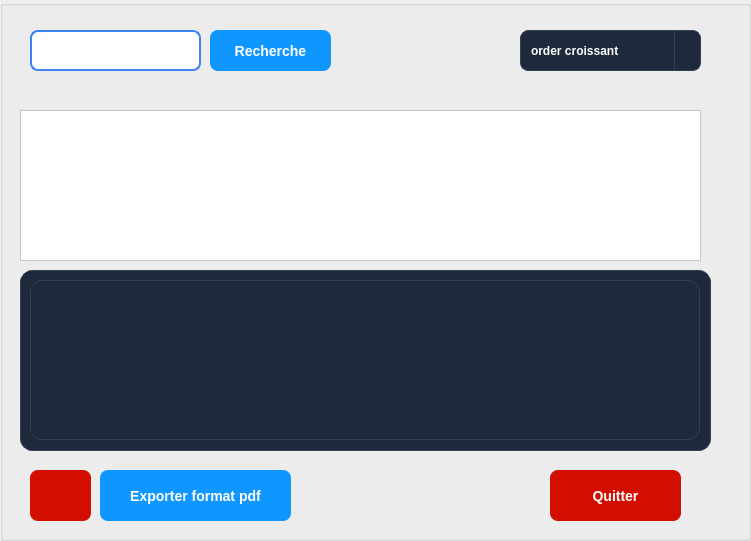
      <widget class="QGroupBox" name="groupBox_Session_List_4">
       <property name="geometry">
        <rect>
         <x>480</x>
         <y>10</y>
         <width>751</width>
         <height>541</height>
        </rect>
       </property>
       <property name="styleSheet">
        <string notr="true">background-color: rgb(0, 36, 168);
border: #A8D3F0;
/* Style pour tous les GroupBox */
QGroupBox {
    border: 2px solid #2c3e50; /* Couleur de la bordure */
    border-radius: 15px;      /* MÃªme arrondi que les boutons */
    margin-top: 20px;         /* Espace pour le titre en haut */
    font-weight: bold;
    color: #2c3e50;
}
/* Style spÃ©cifique pour le titre du GroupBox */
QGroupBox::title {
    subcontrol-origin: margin;
    subcontrol-position: top center; /* Place le titre en haut au centre */
    padding: 0 10px;
}</string>
       </property>
       <property name="title">
        <string/>
       </property>
       <widget class="QLineEdit" name="rechSession_4">
        <property name="geometry">
         <rect>
          <x>30</x>
          <y>30</y>
          <width>171</width>
          <height>41</height>
         </rect>
        </property>
        <property name="styleSheet">
         <string notr="true">QLineEdit {
    /* dark background */
	background-color: rgb(255, 255, 255);
    color: #1f2937;              /* typed text color */
    border: 2px solid #3b82f6;   /* blue border */
    border-radius: 8px;
    
    font-size: 14px;
}

QLineEdit::placeholder {
    color: white;                /* placeholder text color */
}
</string>
        </property>
       </widget>
       <widget class="QPushButton" name="rechercheSession_4">
        <property name="geometry">
         <rect>
          <x>210</x>
          <y>30</y>
          <width>121</width>
          <height>41</height>
         </rect>
        </property>
        <property name="styleSheet">
         <string notr="true">QPushButton {
    background-color: rgb(16, 151, 255);   /* normal state */
    color: white;
    border: none;
    border-radius: 8px;
    padding: 8px 20px;
    font-size: 14px;
    font-weight: bold;
}

QPushButton:hover {
    background-color: #059669;   /* darker on hover */
}
</string>
        </property>
        <property name="text">
         <string>Recherche</string>
        </property>
        <property name="icon">
         <iconset theme="QIcon::ThemeIcon::EditFind"/>
        </property>
       </widget>
       <widget class="QPushButton" name="SuppSession_4">
        <property name="geometry">
         <rect>
          <x>30</x>
          <y>470</y>
          <width>61</width>
          <height>51</height>
         </rect>
        </property>
        <property name="styleSheet">
         <string notr="true">QPushButton {

	background-color: rgb(209, 14, 0);

	
    color: white;
    border: none;
    border-radius: 8px;
    padding: 8px 20px;
    font-size: 14px;
    font-weight: bold;
}

QPushButton:hover {
      /* darker on hover */
	background-color: rgb(209, 14, 0);
;
}
</string>
        </property>
        <property name="text">
         <string/>
        </property>
        <property name="icon">
         <iconset theme="QIcon::ThemeIcon::EditDelete"/>
        </property>
       </widget>
       <widget class="QPushButton" name="quitterSession_4">
        <property name="geometry">
         <rect>
          <x>550</x>
          <y>470</y>
          <width>131</width>
          <height>51</height>
         </rect>
        </property>
        <property name="styleSheet">
         <string notr="true">QPushButton {

	background-color: rgb(209, 14, 0);
	
    color: white;
    border: none;
    border-radius: 8px;
    padding: 8px 20px;
    font-size: 14px;
    font-weight: bold;
}

QPushButton:hover {
      /* darker on hover */
	background-color: rgb(140, 0, 0);
}

</string>
        </property>
        <property name="text">
         <string>Quitter</string>
        </property>
       </widget>
       <widget class="QPushButton" name="expoSession_4">
        <property name="geometry">
         <rect>
          <x>100</x>
          <y>470</y>
          <width>191</width>
          <height>51</height>
         </rect>
        </property>
        <property name="styleSheet">
         <string notr="true">QPushButton {
    background-color: rgb(16, 151, 255);
    color: white;
    border: none;
    border-radius: 8px;
    padding: 8px 20px;
    font-size: 14px;
    font-weight: bold;
}
QPushButton:hover {
    background-color: #059669;
}
</string>
        </property>
        <property name="text">
         <string>Exporter format pdf</string>
        </property>
       </widget>
       <widget class="QComboBox" name="comboBox_8">
        <property name="geometry">
         <rect>
          <x>520</x>
          <y>30</y>
          <width>181</width>
          <height>41</height>
         </rect>
        </property>
        <property name="palette">
         <palette>
          <active>
           <colorrole role="WindowText">
            <brush brushstyle="SolidPattern">
             <color alpha="255">
              <red>255</red>
              <green>255</green>
              <blue>255</blue>
             </color>
            </brush>
           </colorrole>
           <colorrole role="Button">
            <brush brushstyle="SolidPattern">
             <color alpha="255">
              <red>30</red>
              <green>41</green>
              <blue>59</blue>
             </color>
            </brush>
           </colorrole>
           <colorrole role="Light">
            <brush brushstyle="SolidPattern">
             <color alpha="255">
              <red>255</red>
              <green>255</green>
              <blue>255</blue>
             </color>
            </brush>
           </colorrole>
           <colorrole role="Midlight">
            <brush brushstyle="SolidPattern">
             <color alpha="255">
              <red>255</red>
              <green>255</green>
              <blue>255</blue>
             </color>
            </brush>
           </colorrole>
           <colorrole role="Dark">
            <brush brushstyle="SolidPattern">
             <color alpha="255">
              <red>127</red>
              <green>127</green>
              <blue>127</blue>
             </color>
            </brush>
           </colorrole>
           <colorrole role="Mid">
            <brush brushstyle="SolidPattern">
             <color alpha="255">
              <red>170</red>
              <green>170</green>
              <blue>170</blue>
             </color>
            </brush>
           </colorrole>
           <colorrole role="Text">
            <brush brushstyle="SolidPattern">
             <color alpha="255">
              <red>255</red>
              <green>255</green>
              <blue>255</blue>
             </color>
            </brush>
           </colorrole>
           <colorrole role="BrightText">
            <brush brushstyle="SolidPattern">
             <color alpha="255">
              <red>255</red>
              <green>255</green>
              <blue>255</blue>
             </color>
            </brush>
           </colorrole>
           <colorrole role="ButtonText">
            <brush brushstyle="SolidPattern">
             <color alpha="255">
              <red>255</red>
              <green>255</green>
              <blue>255</blue>
             </color>
            </brush>
           </colorrole>
           <colorrole role="Base">
            <brush brushstyle="SolidPattern">
             <color alpha="255">
              <red>30</red>
              <green>41</green>
              <blue>59</blue>
             </color>
            </brush>
           </colorrole>
           <colorrole role="Window">
            <brush brushstyle="SolidPattern">
             <color alpha="255">
              <red>30</red>
              <green>41</green>
              <blue>59</blue>
             </color>
            </brush>
           </colorrole>
           <colorrole role="Shadow">
            <brush brushstyle="SolidPattern">
             <color alpha="255">
              <red>0</red>
              <green>0</green>
              <blue>0</blue>
             </color>
            </brush>
           </colorrole>
           <colorrole role="AlternateBase">
            <brush brushstyle="SolidPattern">
             <color alpha="255">
              <red>255</red>
              <green>255</green>
              <blue>255</blue>
             </color>
            </brush>
           </colorrole>
           <colorrole role="ToolTipBase">
            <brush brushstyle="SolidPattern">
             <color alpha="255">
              <red>255</red>
              <green>255</green>
              <blue>220</blue>
             </color>
            </brush>
           </colorrole>
           <colorrole role="ToolTipText">
            <brush brushstyle="SolidPattern">
             <color alpha="255">
              <red>0</red>
              <green>0</green>
              <blue>0</blue>
             </color>
            </brush>
           </colorrole>
           <colorrole role="PlaceholderText">
            <brush brushstyle="SolidPattern">
             <color alpha="128">
              <red>255</red>
              <green>255</green>
              <blue>255</blue>
             </color>
            </brush>
           </colorrole>
           <colorrole role="Accent">
            <brush brushstyle="SolidPattern">
             <color alpha="255">
              <red>255</red>
              <green>255</green>
              <blue>255</blue>
             </color>
            </brush>
           </colorrole>
          </active>
          <inactive>
           <colorrole role="WindowText">
            <brush brushstyle="SolidPattern">
             <color alpha="255">
              <red>255</red>
              <green>255</green>
              <blue>255</blue>
             </color>
            </brush>
           </colorrole>
           <colorrole role="Button">
            <brush brushstyle="SolidPattern">
             <color alpha="255">
              <red>30</red>
              <green>41</green>
              <blue>59</blue>
             </color>
            </brush>
           </colorrole>
           <colorrole role="Light">
            <brush brushstyle="SolidPattern">
             <color alpha="255">
              <red>255</red>
              <green>255</green>
              <blue>255</blue>
             </color>
            </brush>
           </colorrole>
           <colorrole role="Midlight">
            <brush brushstyle="SolidPattern">
             <color alpha="255">
              <red>255</red>
              <green>255</green>
              <blue>255</blue>
             </color>
            </brush>
           </colorrole>
           <colorrole role="Dark">
            <brush brushstyle="SolidPattern">
             <color alpha="255">
              <red>127</red>
              <green>127</green>
              <blue>127</blue>
             </color>
            </brush>
           </colorrole>
           <colorrole role="Mid">
            <brush brushstyle="SolidPattern">
             <color alpha="255">
              <red>170</red>
              <green>170</green>
              <blue>170</blue>
             </color>
            </brush>
           </colorrole>
           <colorrole role="Text">
            <brush brushstyle="SolidPattern">
             <color alpha="255">
              <red>255</red>
              <green>255</green>
              <blue>255</blue>
             </color>
            </brush>
           </colorrole>
           <colorrole role="BrightText">
            <brush brushstyle="SolidPattern">
             <color alpha="255">
              <red>255</red>
              <green>255</green>
              <blue>255</blue>
             </color>
            </brush>
           </colorrole>
           <colorrole role="ButtonText">
            <brush brushstyle="SolidPattern">
             <color alpha="255">
              <red>255</red>
              <green>255</green>
              <blue>255</blue>
             </color>
            </brush>
           </colorrole>
           <colorrole role="Base">
            <brush brushstyle="SolidPattern">
             <color alpha="255">
              <red>30</red>
              <green>41</green>
              <blue>59</blue>
             </color>
            </brush>
           </colorrole>
           <colorrole role="Window">
            <brush brushstyle="SolidPattern">
             <color alpha="255">
              <red>30</red>
              <green>41</green>
              <blue>59</blue>
             </color>
            </brush>
           </colorrole>
           <colorrole role="Shadow">
            <brush brushstyle="SolidPattern">
             <color alpha="255">
              <red>0</red>
              <green>0</green>
              <blue>0</blue>
             </color>
            </brush>
           </colorrole>
           <colorrole role="AlternateBase">
            <brush brushstyle="SolidPattern">
             <color alpha="255">
              <red>255</red>
              <green>255</green>
              <blue>255</blue>
             </color>
            </brush>
           </colorrole>
           <colorrole role="ToolTipBase">
            <brush brushstyle="SolidPattern">
             <color alpha="255">
              <red>255</red>
              <green>255</green>
              <blue>220</blue>
             </color>
            </brush>
           </colorrole>
           <colorrole role="ToolTipText">
            <brush brushstyle="SolidPattern">
             <color alpha="255">
              <red>0</red>
              <green>0</green>
              <blue>0</blue>
             </color>
            </brush>
           </colorrole>
           <colorrole role="PlaceholderText">
            <brush brushstyle="SolidPattern">
             <color alpha="128">
              <red>255</red>
              <green>255</green>
              <blue>255</blue>
             </color>
            </brush>
           </colorrole>
           <colorrole role="Accent">
            <brush brushstyle="SolidPattern">
             <color alpha="255">
              <red>255</red>
              <green>255</green>
              <blue>255</blue>
             </color>
            </brush>
           </colorrole>
          </inactive>
          <disabled>
           <colorrole role="WindowText">
            <brush brushstyle="SolidPattern">
             <color alpha="255">
              <red>255</red>
              <green>255</green>
              <blue>255</blue>
             </color>
            </brush>
           </colorrole>
           <colorrole role="Button">
            <brush brushstyle="SolidPattern">
             <color alpha="255">
              <red>30</red>
              <green>41</green>
              <blue>59</blue>
             </color>
            </brush>
           </colorrole>
           <colorrole role="Light">
            <brush brushstyle="SolidPattern">
             <color alpha="255">
              <red>255</red>
              <green>255</green>
              <blue>255</blue>
             </color>
            </brush>
           </colorrole>
           <colorrole role="Midlight">
            <brush brushstyle="SolidPattern">
             <color alpha="255">
              <red>255</red>
              <green>255</green>
              <blue>255</blue>
             </color>
            </brush>
           </colorrole>
           <colorrole role="Dark">
            <brush brushstyle="SolidPattern">
             <color alpha="255">
              <red>127</red>
              <green>127</green>
              <blue>127</blue>
             </color>
            </brush>
           </colorrole>
           <colorrole role="Mid">
            <brush brushstyle="SolidPattern">
             <color alpha="255">
              <red>170</red>
              <green>170</green>
              <blue>170</blue>
             </color>
            </brush>
           </colorrole>
           <colorrole role="Text">
            <brush brushstyle="SolidPattern">
             <color alpha="255">
              <red>255</red>
              <green>255</green>
              <blue>255</blue>
             </color>
            </brush>
           </colorrole>
           <colorrole role="BrightText">
            <brush brushstyle="SolidPattern">
             <color alpha="255">
              <red>255</red>
              <green>255</green>
              <blue>255</blue>
             </color>
            </brush>
           </colorrole>
           <colorrole role="ButtonText">
            <brush brushstyle="SolidPattern">
             <color alpha="255">
              <red>255</red>
              <green>255</green>
              <blue>255</blue>
             </color>
            </brush>
           </colorrole>
           <colorrole role="Base">
            <brush brushstyle="SolidPattern">
             <color alpha="255">
              <red>30</red>
              <green>41</green>
              <blue>59</blue>
             </color>
            </brush>
           </colorrole>
           <colorrole role="Window">
            <brush brushstyle="SolidPattern">
             <color alpha="255">
              <red>30</red>
              <green>41</green>
              <blue>59</blue>
             </color>
            </brush>
           </colorrole>
           <colorrole role="Shadow">
            <brush brushstyle="SolidPattern">
             <color alpha="255">
              <red>0</red>
              <green>0</green>
              <blue>0</blue>
             </color>
            </brush>
           </colorrole>
           <colorrole role="AlternateBase">
            <brush brushstyle="SolidPattern">
             <color alpha="255">
              <red>255</red>
              <green>255</green>
              <blue>255</blue>
             </color>
            </brush>
           </colorrole>
           <colorrole role="ToolTipBase">
            <brush brushstyle="SolidPattern">
             <color alpha="255">
              <red>255</red>
              <green>255</green>
              <blue>220</blue>
             </color>
            </brush>
           </colorrole>
           <colorrole role="ToolTipText">
            <brush brushstyle="SolidPattern">
             <color alpha="255">
              <red>0</red>
              <green>0</green>
              <blue>0</blue>
             </color>
            </brush>
           </colorrole>
           <colorrole role="PlaceholderText">
            <brush brushstyle="SolidPattern">
             <color alpha="128">
              <red>255</red>
              <green>255</green>
              <blue>255</blue>
             </color>
            </brush>
           </colorrole>
           <colorrole role="Accent">
            <brush brushstyle="SolidPattern">
             <color alpha="255">
              <red>255</red>
              <green>255</green>
              <blue>255</blue>
             </color>
            </brush>
           </colorrole>
          </disabled>
         </palette>
        </property>
        <property name="styleSheet">
         <string notr="true">QComboBox {
    background-color: #1e293b;
    border: 1px solid #334155;
    border-radius: 8px;
    padding: 2px 10px;
    color: white;
    font-weight: bold;
}
QComboBox:hover {
    border: 1px solid #3b82f6;
}
QComboBox::drop-down {
    subcontrol-origin: padding;
    subcontrol-position: top right;
    width: 25px;
    border-left: 1px solid #334155;
    border-top-right-radius: 8px;
    border-bottom-right-radius: 8px;
}
QComboBox QAbstractItemView {
    background-color: #1e293b;
    border: 1px solid #3b82f6;
    selection-background-color: #3b82f6;
    selection-color: white;
    color: white;
}</string>
        </property>
        <item>
         <property name="text">
          <string>order croissant</string>
         </property>
        </item>
        <item>
         <property name="text">
          <string>order decroissant</string>
         </property>
        </item>
       </widget>
       <widget class="QTableWidget" name="tableWidget_8">
        <property name="geometry">
         <rect>
          <x>20</x>
          <y>110</y>
          <width>681</width>
          <height>151</height>
         </rect>
        </property>
        <property name="styleSheet">
         <string notr="true">background-color: rgb(255, 255, 255);</string>
        </property>
       </widget>
       <widget class="QGroupBox" name="groupBox_Stats_Journal">
        <property name="geometry">
         <rect>
          <x>20</x>
          <y>270</y>
          <width>691</width>
          <height>181</height>
         </rect>
        </property>
        <property name="styleSheet">
         <string notr="true">background-color: #1e293b; border: 1px solid #334155; border-radius: 12px; font-weight: bold;</string>
        </property>
        <property name="title">
         <string/>
        </property>
        <widget class="QLabel" name="label_Chart_Journal">
         <property name="geometry">
          <rect>
           <x>10</x>
           <y>10</y>
           <width>670</width>
           <height>160</height>
          </rect>
         </property>
         <property name="text">
          <string/>
         </property>
        </widget>
       </widget>
      </widget>
